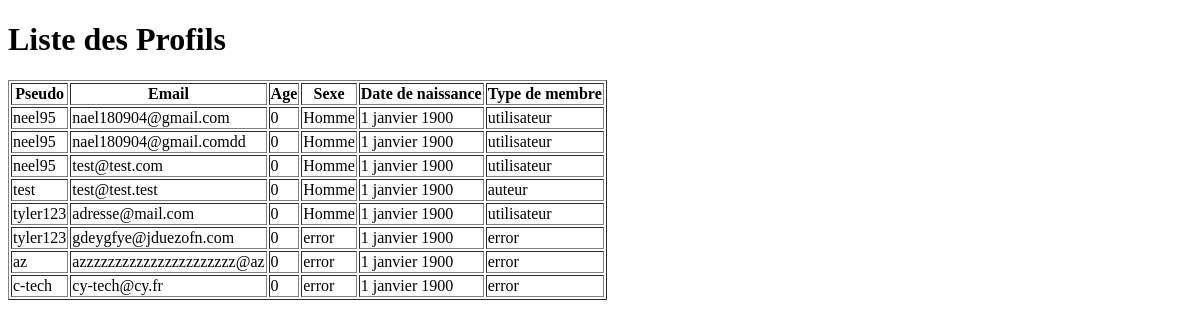
/showProfil/, run on an earlier commit of the app's database.
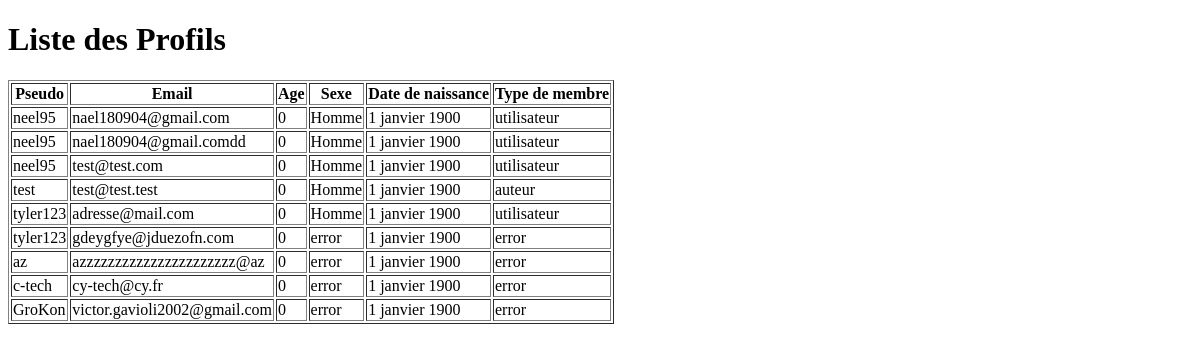
And on a later commit of the database.
### Profil/models.py (models this page shows, shortened)
class Profil(models.Model):
    email = models.EmailField(max_length=200, unique=True, default="error")
    pseudo = models.CharField(max_length=30, default="error")
    age = models.IntegerField(validators=[MinValueValidator(0), MaxValueValidator(120)], default=0)
    HOMME = 'H'
    FEMME = 'F'
    AUTRE = 'A'
    SEXE_CHOICES = [
        (HOMME, 'Homme'),
        (FEMME, 'Femme'),
        (AUTRE, 'Autre'),
    ]
    sexe = models.CharField(max_length=30, choices=SEXE_CHOICES, default="error")
    date_de_naissance = models.DateField(default="1900-01-01")
    type_de_membre = models.CharField(max_length=30, default="error")
    prenom = models.CharField(max_length=30, default="error")
    nom = models.CharField(max_length=30, default="error")
    mot_de_passe = models.CharField(max_length=128, default="error")

### Profil/views.py (the view)
# urls.py: path('showProfil/', afficherProfil),
def afficherProfil(request):
    profils = Profil.objects.all()
    return render(request, 'profils.html', {'profils': profils})

### Profil/templates/profils.html (shortened to what this page needs)
<!DOCTYPE html>
<html lang="fr">
<head>
</head>
<body>
    <h1>Liste des Profils</h1>
    <table border="1">
        <thead>
            <tr>
                <th>Pseudo</th>
                <th>Email</th>
                <th>Age</th>
                <th>Sexe</th>
                <th>Date de naissance</th>
                <th>Type de membre</th>
            </tr>
        </thead>
        <tbody>
            {% for profil in profils %}
            <tr>
                <td>{{ profil.pseudo }}</td>
                <td>{{ profil.email }}</td>
                <td>{{ profil.age }}</td>
                <td>{{ profil.get_sexe_display }}</td>
                <td>{{ profil.date_de_naissance }}</td>
                <td>{{ profil.type_de_membre }}</td>
            </tr>
            {% endfor %}
        </tbody>
    </table>
</body>
</html>

What changed in the data, as far as the page shows it:
added Profil: pseudo "GroKon", email "victor.gavioli2002@gmail.com", age "0", sexe "error", date_de_naissance "1 janvier 1900", type_de_membre "error"
